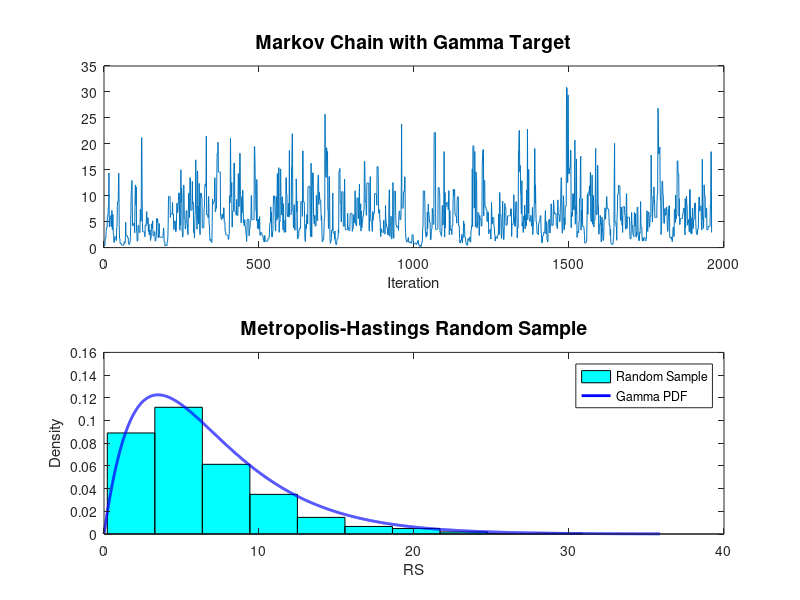

This figure's MATLAB source:
% METROPOLIS-HASTINGS

% Set up function handle to evaluate the gamma.
gammapdfker = @(x,a,b) (x.^(a-1)).*exp(-x./b);
a = 2; b = 3; % parameters for the gamma
% set up function handle to evaluate the proposal distribution
exponential = @(x,lambda) (exp(-x./lambda))./lambda;

% 1.GENERATE RANDOM SAMPLE OF SIZE n
% Generate 20000 samples in the chain.
n = 2000; % random sample size
% initialize the chain
x = zeros(1,n);
x(1) = 1; %rand(1); % generate the starting point
for i = 2:n
    % generate a candidate from the proposal distribution. This will be a
    % proposal with parameters given by the previous value in the chain.
    lambda = max(0,x(i-1));
    y = exprnd(lambda);
    % generate a uniform for comparison
    u = rand(1);
    alphaf = min([1, gammapdfker(y,a,b)*exponential(x(i-1),y)/...
        (gammapdfker(x(i-1),a,b)*exponential(y,x(i-1)))]);
    if u <= alphaf
        x(i) = y;
    else
        x(i) = x(i-1);
    end
end
% burn-in 2%
x= x(0.02*n+1:n);

% 2. PLOT THE RESULTS
subplot(211)
plot(x)
xlabel('Iteration')
title('Markov Chain with Gamma Target','FontSize',14)
subplot(212)
[fhath, bc] = hist(x);
fhath = fhath/((bc(2)-bc(1))*sum(fhath));
bar(bc,fhath,1,'c')
hold on
plot(linspace(0,max(x)+5,5000),gampdf(linspace(0,max(x),5000),a,b),'b','LineWidth',2);
xlabel('RS')
ylabel('Density')
title('Metropolis-Hastings Random Sample', 'FontSize',14)
legend('Random Sample','Gamma PDF')
hold off
